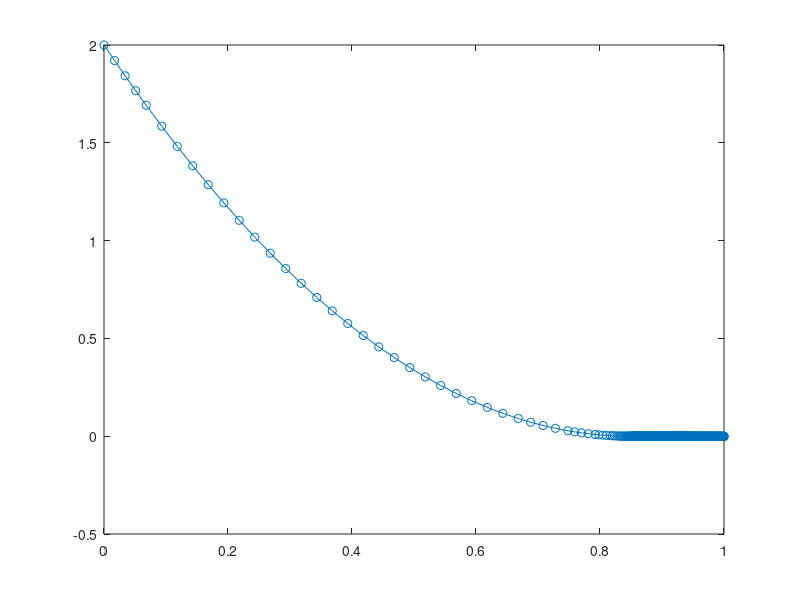

The MATLAB script that drew this image:
%%%%%%%%%%%%%%%%%%%%%%%%%%%%%%%%%%%%%%%%%%%%%%%%%%%%%%%%%%%%%%%%%%%%%%%%%%%
% Exercise 6    TTK4130     Helene Hogstad Fossum                         %
%%%%%%%%%%%%%%%%%%%%%%%%%%%%%%%%%%%%%%%%%%%%%%%%%%%%%%%%%%%%%%%%%%%%%%%%%%%

%% PROBLEM 4C
% Parameters
rho = 1000;     % [kg/m^3]
A = 4.5;        % [m^2]
g = 10;         % [m/s^2]
C_v = 0.15;     % [m^3/(s*sqrt(Pa))] The valve constant
h_0 = 2;        % [m] Initial value


f = @(t,h)(-C_v/A)*sqrt(rho*g*h);    % The function for dh/dt
tspan = [0 1];                       % The time span we want to simulate

% Solving
[t,h] = ode45(f,tspan,h_0);

% % Plot
 plot(t,h,'o-');

 %% Comments
%  The steplengths decrases as h approaches 0 as we would expect judging
%  from Problem 4b.
